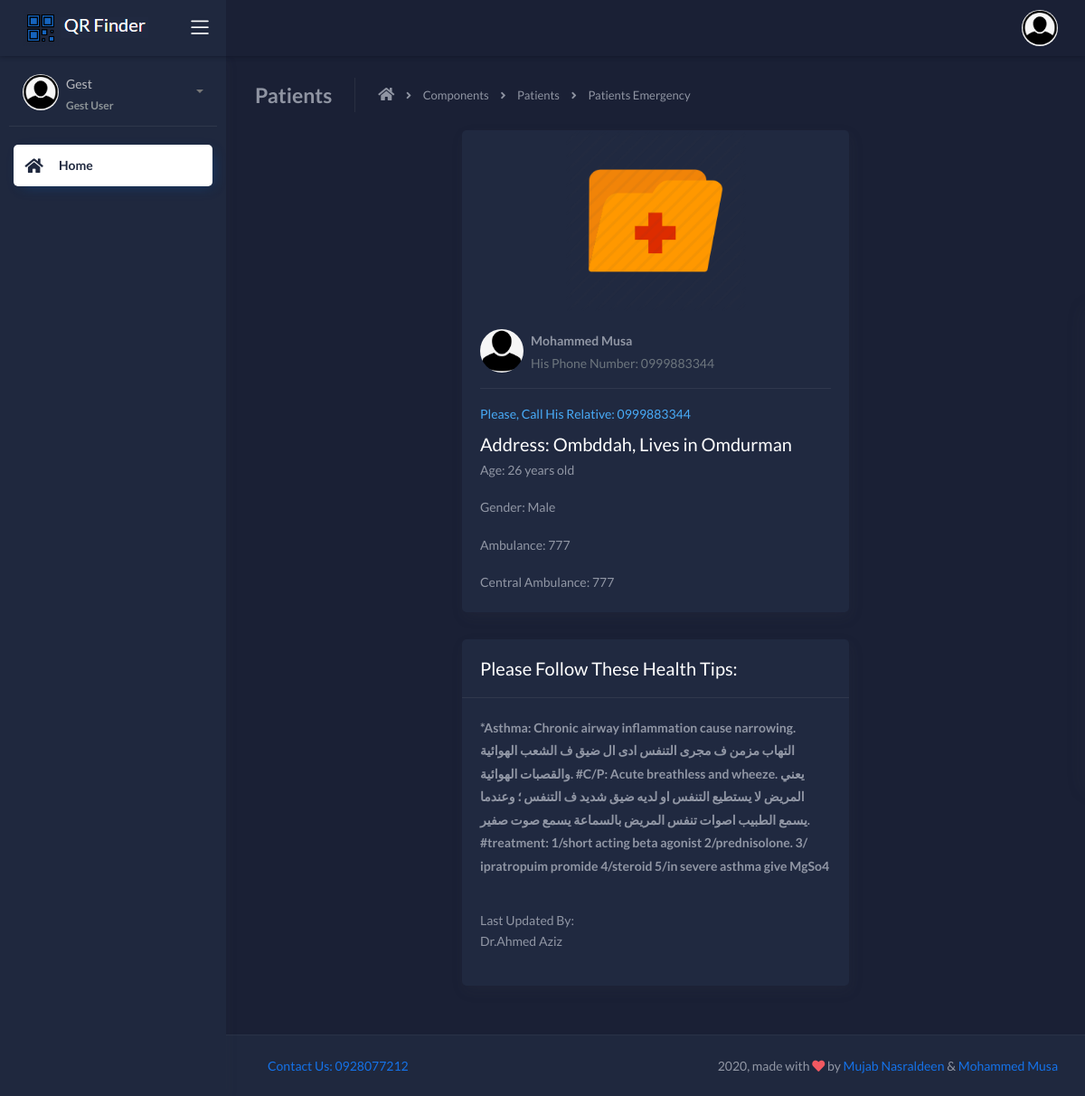
Page /patientemergency/1/ on the committed database.
### core/models.py (models this page shows, shortened)
class MedicalRecord(models.Model):
    patient = models.OneToOneField(Patient,null=True, blank=True, on_delete=models.CASCADE)
    doctor  = models.ForeignKey(Doctor, null=True, blank=True,on_delete=models.CASCADE)
    report  = models.TextField(null=True, blank=True)

class Patient(models.Model):
    GENDER_CHOICES = (
        ('None', 'Select...'),
        ('Male', 'Male'),
        ('Female', 'Female'),
    )
    user           = models.OneToOneField(User,null=True, blank=True, on_delete=models.CASCADE)
    picture        = models.ImageField(default="profiled.png", null=True, blank=True)
    firstname      = models.CharField(max_length=100)
    lastname       = models.CharField(max_length=100)
    gender         = models.CharField(max_length=10, choices=GENDER_CHOICES)
    birthday       = models.DateField(null=True, blank=True)
    city           = models.CharField(max_length=20)
    address        = models.CharField(max_length=100)
    personal_phone = models.CharField(max_length=15, blank=False)
    relative_phone = models.CharField(max_length=15, blank=False)
    hospital       = models.ForeignKey(Hospital, null=True, blank=True, on_delete=models.CASCADE)
    doctor         = models.ForeignKey(Doctor, null=True, blank=True, on_delete=models.CASCADE)
    def __str__(self):
        return self.firstname + " " + self.lastname
    def calcAge(self):
        today = date.today()
        age   = today.year - self.birthday.year - ((today.month, today.day) < (self.birthday.month, self.birthday.day))
        return age

class Hospital(models.Model):
    name      = models.CharField(max_length=50)
    phone     = models.CharField(max_length=15)
    emergency = models.CharField(max_length=15, blank=True)
    location  = models.CharField(max_length=100)
    email     = models.EmailField(max_length=100)

class Doctor(models.Model):
    GENDER_CHOICES = (
        ('None', 'Select...'),
        ('Male', 'Male'),
        ('Female', 'Female'),
    )
    SPE_CHOICES = (
        ('None', 'Select...'),
        ('Medicine', 'Medicine'),
        ('Pediatric', 'Pediatric'),
        ('Obstetrics and Gynecolgy', 'Obstetrics and Gynecolgy'),
        ('Surgery', 'Surgery'),
        ('Ophthalmology', 'Ophthalmology'),
        ('Orthopedic', 'Orthopedic'),
        ('ENT "Ear ,Nose Throat"', 'ENT "Ear ,Nose Throat"'),
        ('Dermatology', 'Dermatology'),
    )
    user       = models.OneToOneField(User,null=True, blank=True, on_delete=models.CASCADE)
    picture    = models.ImageField(default="profiled.png", null=True, blank=True)
    firstname  = models.CharField(max_length=100)
    lastname   = models.CharField(max_length=100)
    gender     = models.CharField(max_length=10, choices=GENDER_CHOICES)
    speciality = models.CharField(max_length=100, blank=True, choices=SPE_CHOICES)
    phone      = models.CharField(max_length=15)
    workplace  = models.ForeignKey(Hospital, null=True, blank=True, on_delete=models.CASCADE)
    def __str__(self):
        return self.firstname + " " + self.lastname

### core/views.py (the view)
# urls.py: path('patientemergency/<str:pk>/', views.patientEmergency, name='patientemergency'),
def patientEmergency(request, pk):
    try:
        ptmdr = MedicalRecord.objects.get(id=pk)
    except MedicalRecord.DoesNotExist:
        raise Http404("Page Not Found 404")
    context = {'ptmdr':ptmdr}
    return render(request, 'patient_emrg.html', context)

### templates/patient_emrg.html (shortened to what this page needs)
{%  extends 'base.html' %}
{% load static %}
{% block content %}
<div class="page-header">
    <h4 class="page-title">Patients</h4>
    <ul class="breadcrumbs">
        <li class="nav-home">
            <a href="#">
                <i class="fas fa-home"></i>
            </a>
        </li>
        <li class="separator">
            <i class="fas fa-angle-right"></i>
        </li>
        <li class="nav-item">
            <a href="#">Components</a>
        </li>
        <li class="separator">
            <i class="fas fa-angle-right"></i>
        </li>
        <li class="nav-item">
            <a href="#">Patients</a>
        </li>
        <li class="separator">
            <i class="fas fa-angle-right"></i>
        </li>
        <li class="nav-item">
            <a href="#">Patients Emergency</a>
        </li>
    </ul>
</div>
<div class="row">
    <div class="col-md-6 ml-auto mr-auto">
        <div class="card card-post card-round">
            <center><img class="card-img-top" src="{% static '/img/medical2.png' %}" style="width:200px;height:200px;" alt="Card image cap"></center>
            <div class="card-body">
                <div class="d-flex">
                    <div class="avatar">
                        <img src="{{ ptmdr.patient.picture.url }}" alt="..." class="avatar-img rounded-circle">
                    </div>
                    <div class="info-post ml-2">
                        <p class="username">{{ptmdr.patient}}</p>
                        <p class="date text-muted">His Phone Number: {{ptmdr.patient.relative_phone}}</p>
                    </div>
                </div>
                <div class="separator-solid"></div>
                <p class="card-category text-info mb-1">Please, Call His Relative: <a href="#">{{ptmdr.patient.relative_phone}}</a></p>
                <h5 class="card-title">
                    <a href="#">
                        Address: {{ptmdr.patient.address}}, Lives in {{ptmdr.patient.city}}
                    </a>
                </h5>
                <p class="card-text">Age: {{ptmdr.patient.calcAge}} years old</p>
                <p class="card-text">Gender: {{ptmdr.patient.gender}}</p>
                <p class="card-text">Ambulance: {{ptmdr.patient.hospital.emergency}}</p>
                <p class="card-text">Central Ambulance: 777</p>
            </div>
        </div>
    </div>
</div>
<div class="row">
    <div class="col-md-6 ml-auto mr-auto">
        <div class="card">
            <div class="card-header">
                <div class="card-title">
                    <span>Please Follow These Health Tips:</span>
                </div>
            </div>
            <div class="card-body">
                <p><b> {{ptmdr.report}} </b></p>
                <br>
                Last Updated By: <p class="username">Dr.{{ptmdr.doctor}}</p>
            </div>
        </div>
    </div>
</div>
{% endblock %}

### rows in the picture
MedicalRecord: patient.picture (picture), patient "Mohammed Musa", patient.relative_phone "0999883344", patient.address "Ombddah", patient.city "Omdurman", patient.calcAge "26", patient.gender "Male", patient.hospital.emergency "777", report "*Asthma: Chronic airway inflammation cause narrowing. التهاب مزمن ف مجرى التنفس ادى ال ضيق ف الشعب الهوائية والقصبات الهوائية. #C/P: Acute breathless and wheeze. يعني المريض لا يستطيع التنفس او لديه ضيق شديد ف التنفس ؛ وعندما يسمع الطبيب اصوات تنفس المريض بالسماعة يسمع صوت صفير. #treatment: 1/short acting beta agonist 2/prednisolone. 3/ ipratropuim promide 4/steroid 5/in severe asthma give MgSo4", doctor "Ahmed Aziz"
